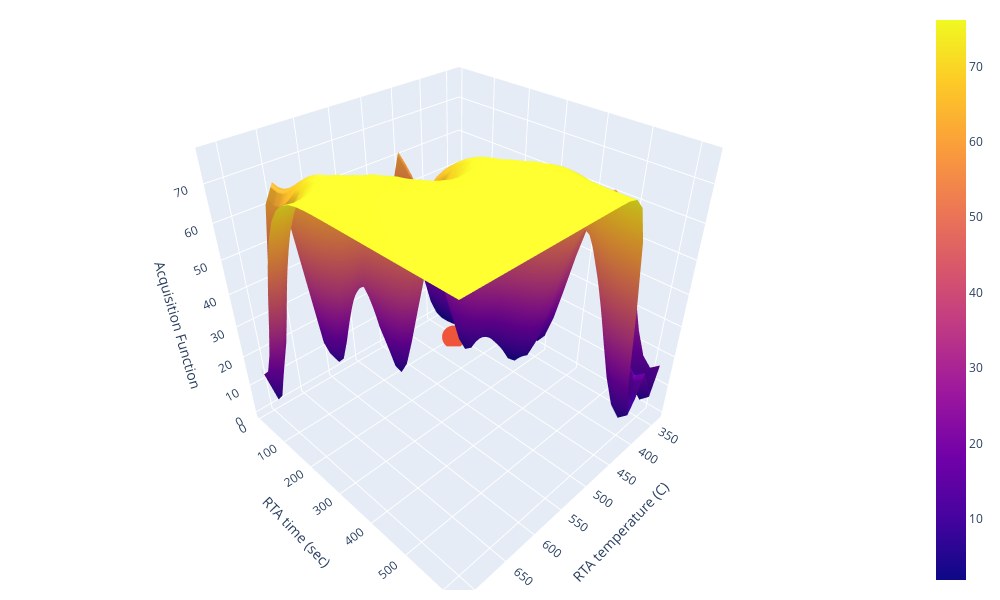

The code cell stored with this chart in its notebook:
### Code cell
# look at acq_func manifold
fig = go.Figure(data=[go.Surface(z=pred_var, x=test_grid[:,0], y=test_grid[:,1])])
fig.add_trace(go.Scatter3d(x=test_grid[pi[1], 0].numpy(), y=test_grid[pi[0], 1].numpy(), z=[PI_acq_shape[pi[0], pi[1]]], mode='markers', name='max(pi)'))
fig.update_layout( width=1000, height=600,
                  margin=dict(r=20, l=10, b=10, t=10),
                  legend=dict(orientation="h", yanchor="bottom", y=1.02, xanchor="right",x=1),
                  scene=dict(
                    xaxis_title="RTA temperature (C)",
                    yaxis_title="RTA time (sec)",
                    zaxis_title='Acquisition Function')
                  )
fig.show()

### Figure 1 — Plotly figure (JSON) as saved in the notebook; plotly's stock layout.template omitted (floating-point values rounded to 4 significant figures; data arrays with more than 128 entries replaced by an {"elided": "..."} marker saying what was removed)
{"data": [{"type": "surface", "x": [337.5, 350.4, 363.4, 376.3, 389.2, 402.2, 415.1, 428.0, 440.9, 453.9, 466.8, 479.7, 492.7, 505.6, 518.5, 531.5, 544.4, 557.3, 570.3, 583.2, 596.1, 609.1, 622.0, 634.9, 647.8, 660.8, 673.7, 686.6, 699.6, 712.5], "y": [9.643, 30.7, 51.76, 72.82, 93.88, 114.9, 136.0, 157.1, 178.1, 199.2, 220.2, 241.3, 262.4, 283.4, 304.5, 325.5, 346.6, 367.6, 388.7, 409.8, 430.8, 451.9, 472.9, 494.0, 515.1, 536.1, 557.2, 578.2, 599.3, 620.4], "z": {"elided": "30x30 float values"}}, {"mode": "markers", "name": "max(pi)", "type": "scatter3d", "x": [415.1], "y": [114.9], "z": [0.5611]}], "layout": {"height": 600, "legend": {"orientation": "h", "x": 1, "xanchor": "right", "y": 1.02, "yanchor": "bottom"}, "margin": {"b": 10, "l": 10, "r": 20, "t": 10}, "scene": {"aspectmode": "auto", "aspectratio": {"x": 1, "y": 1, "z": 1}, "xaxis": {"title": {"text": "RTA temperature (C)"}, "type": "linear"}, "yaxis": {"title": {"text": "RTA time (sec)"}, "type": "linear"}, "zaxis": {"title": {"text": "Acquisition Function"}, "type": "linear"}}, "width": 1000}}
